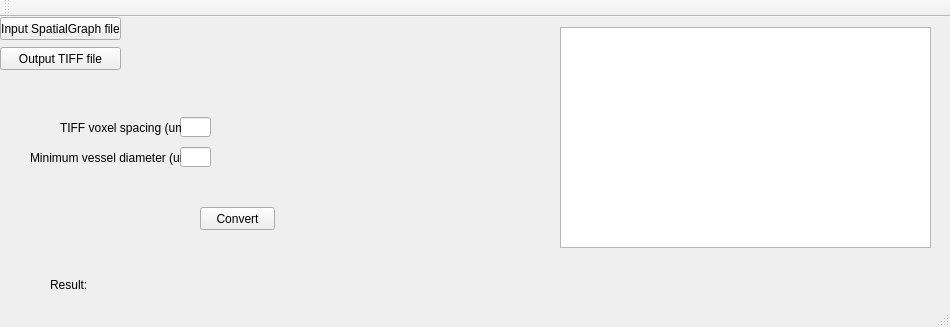
<?xml version="1.0" encoding="UTF-8"?>
<ui version="4.0">
 <class>MainWindow</class>
 <widget class="QMainWindow" name="MainWindow">
  <property name="geometry">
   <rect>
    <x>0</x>
    <y>0</y>
    <width>950</width>
    <height>327</height>
   </rect>
  </property>
  <property name="windowTitle">
   <string>Computing topological data</string>
  </property>
  <widget class="QWidget" name="centralWidget">
   <widget class="QPushButton" name="pushButtonInputFile">
    <property name="geometry">
     <rect>
      <x>0</x>
      <y>0</y>
      <width>121</width>
      <height>23</height>
     </rect>
    </property>
    <property name="text">
     <string>Input SpatialGraph file</string>
    </property>
   </widget>
   <widget class="QLabel" name="labelInputFile">
    <property name="geometry">
     <rect>
      <x>130</x>
      <y>0</y>
      <width>421</width>
      <height>21</height>
     </rect>
    </property>
    <property name="text">
     <string/>
    </property>
   </widget>
   <widget class="QPushButton" name="pushButtonSGtiff">
    <property name="geometry">
     <rect>
      <x>200</x>
      <y>190</y>
      <width>75</width>
      <height>23</height>
     </rect>
    </property>
    <property name="text">
     <string>Convert</string>
    </property>
   </widget>
   <widget class="QLabel" name="label">
    <property name="geometry">
     <rect>
      <x>50</x>
      <y>260</y>
      <width>41</width>
      <height>16</height>
     </rect>
    </property>
    <property name="text">
     <string>Result:</string>
    </property>
   </widget>
   <widget class="QLabel" name="labelResult">
    <property name="geometry">
     <rect>
      <x>100</x>
      <y>260</y>
      <width>491</width>
      <height>16</height>
     </rect>
    </property>
    <property name="text">
     <string/>
    </property>
   </widget>
   <widget class="QTextEdit" name="textEdit">
    <property name="geometry">
     <rect>
      <x>560</x>
      <y>10</y>
      <width>371</width>
      <height>221</height>
     </rect>
    </property>
   </widget>
   <widget class="QPushButton" name="pushButtonOutputFile">
    <property name="geometry">
     <rect>
      <x>0</x>
      <y>30</y>
      <width>121</width>
      <height>23</height>
     </rect>
    </property>
    <property name="text">
     <string>Output TIFF file</string>
    </property>
   </widget>
   <widget class="QLabel" name="labelOutputFile">
    <property name="geometry">
     <rect>
      <x>130</x>
      <y>30</y>
      <width>421</width>
      <height>21</height>
     </rect>
    </property>
    <property name="text">
     <string/>
    </property>
   </widget>
   <widget class="QLineEdit" name="lineEdit_delta">
    <property name="geometry">
     <rect>
      <x>180</x>
      <y>100</y>
      <width>31</width>
      <height>20</height>
     </rect>
    </property>
   </widget>
   <widget class="QLabel" name="label_delta">
    <property name="geometry">
     <rect>
      <x>60</x>
      <y>100</y>
      <width>121</width>
      <height>21</height>
     </rect>
    </property>
    <property name="text">
     <string>TIFF voxel spacing (um)</string>
    </property>
   </widget>
   <widget class="QLineEdit" name="lineEdit_dmin">
    <property name="geometry">
     <rect>
      <x>180</x>
      <y>130</y>
      <width>31</width>
      <height>20</height>
     </rect>
    </property>
   </widget>
   <widget class="QLabel" name="label_dmin">
    <property name="geometry">
     <rect>
      <x>30</x>
      <y>130</y>
      <width>151</width>
      <height>21</height>
     </rect>
    </property>
    <property name="text">
     <string>Minimum vessel diameter (um)</string>
    </property>
   </widget>
  </widget>
  <widget class="QMenuBar" name="menuBar">
   <property name="geometry">
    <rect>
     <x>0</x>
     <y>0</y>
     <width>950</width>
     <height>21</height>
    </rect>
   </property>
  </widget>
  <widget class="QToolBar" name="mainToolBar">
   <attribute name="toolBarArea">
    <enum>TopToolBarArea</enum>
   </attribute>
   <attribute name="toolBarBreak">
    <bool>false</bool>
   </attribute>
  </widget>
  <widget class="QStatusBar" name="statusBar"/>
 </widget>
 <layoutdefault spacing="6" margin="11"/>
 <resources/>
 <connections>
  <connection>
   <sender>pushButtonOutputFile</sender>
   <signal>clicked()</signal>
   <receiver>MainWindow</receiver>
   <slot>outputFileSelecter()</slot>
   <hints>
    <hint type="sourcelabel">
     <x>31</x>
     <y>84</y>
    </hint>
    <hint type="destinationlabel">
     <x>56</x>
     <y>207</y>
    </hint>
   </hints>
  </connection>
  <connection>
   <sender>pushButtonInputFile</sender>
   <signal>clicked()</signal>
   <receiver>MainWindow</receiver>
   <slot>inputFileSelecter()</slot>
   <hints>
    <hint type="sourcelabel">
     <x>62</x>
     <y>43</y>
    </hint>
    <hint type="destinationlabel">
     <x>262</x>
     <y>59</y>
    </hint>
   </hints>
  </connection>
  <connection>
   <sender>pushButtonSGtiff</sender>
   <signal>clicked(bool)</signal>
   <receiver>MainWindow</receiver>
   <slot>SGtiffer()</slot>
   <hints>
    <hint type="sourcelabel">
     <x>273</x>
     <y>236</y>
    </hint>
    <hint type="destinationlabel">
     <x>398</x>
     <y>260</y>
    </hint>
   </hints>
  </connection>
 </connections>
 <slots>
  <slot>outputFileSelecter()</slot>
  <slot>inputFileSelecter()</slot>
  <slot>SGtiffer()</slot>
 </slots>
</ui>
